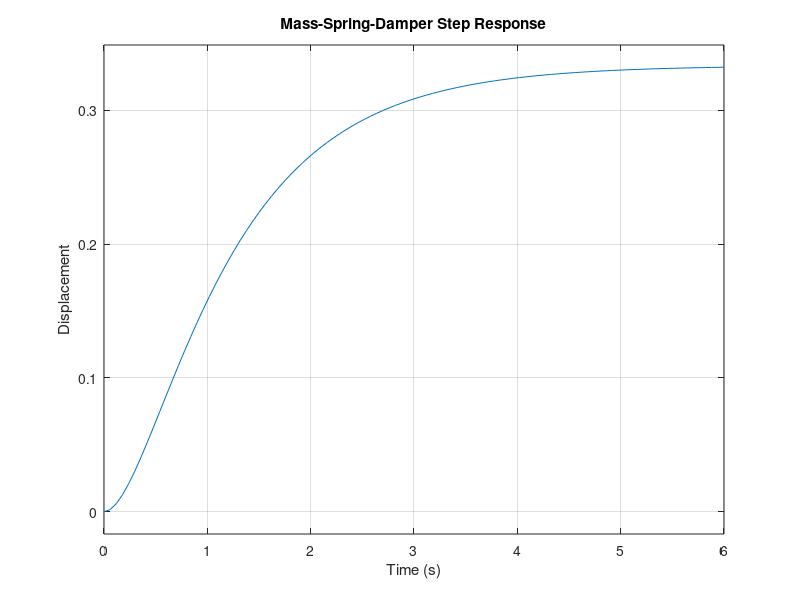

Write the MATLAB code that produced this figure.
clc;
clear;
close all;

%% Mass-Spring-Damper System
% M*y'' + B*y' + K*y = F(t)
%
% G(s) = Y(s) / F(s)
%      = 1 / (M*s^2 + B*s + K)

M = 1;      % kg
B = 4;      % N.s/m
K = 3;      % N/m

num = 1;
den = [M B K];

G = tf(num, den);

disp('Mass-Spring-Damper Transfer Function:');
G

%% Poles
disp('Poles:');
disp(pole(G));

%% Step Response
figure;
step(G);
grid on;
title('Mass-Spring-Damper Step Response');
xlabel('Time (s)');
ylabel('Displacement');
